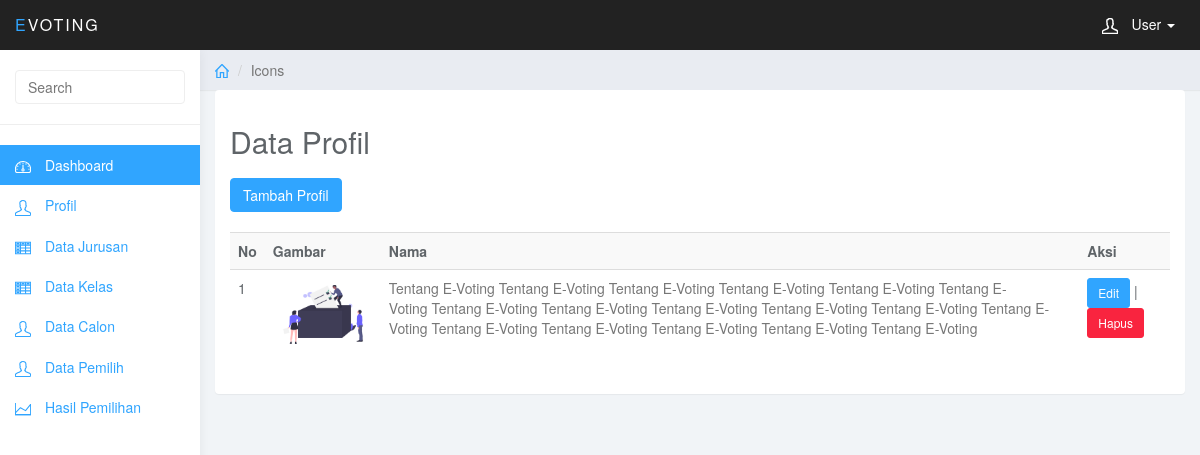
Screenshot of /administrator/dashboard.php?page=profil (signed in) with the database file from the repository.
### tables this page shows
CREATE TABLE `profil` (
  `id_profil` int(11) NOT NULL,
  `judul` varchar(100) NOT NULL,
  `deskripsi` text NOT NULL,
  `gambar` varchar(225) NOT NULL
);

### administrator/modul/profil/profil.php (the view)
<h2 class="sub-header">Data Profil</h2>
<a href="?page=profil_tambah" class="btn btn-primary"> Tambah Profil</a><br><br>
<table width="100%" cellspacing="0" class="data" border="1">
<table class="table table-striped">
<tr>
<th>No</th>
<th>Gambar</th>
<th>Nama</th>
<th>Aksi</th>
</tr>
<?php
$no=1;
$sqlprofil = mysqli_query($koneksi,"SELECT * FROM profil order by id_profil desc") or die (mysqli_error());
while ($data=mysqli_fetch_array($sqlprofil)){
	?>
	<tr>
	<td> <?php echo $no; ?> </td>
	<td> <img src="../gambar/profil/<?php echo
	$data['gambar']; ?>" width="100"> </td>
	<td> <?php echo $data['deskripsi']; ?> </td>
	<td>
	<a href="?page=profil_edit&id=
		<?php echo $data['id_profil']; ?>" class="btn btn-primary btn-sm"> Edit </a> |
	<a href="?page=profil_hapus&id=
		<?php echo $data['id_profil']; ?>" class="btn btn-danger btn-sm"> Hapus </a>
		</td>
		</tr>
		<?php
		$no++;
}
?>
</table>

### administrator/asset-admin/css/styles.css (style rules this page uses)
body { background: #f1f4f7; padding-top: 50px; color: #5f6468; }
p { color: #777; }
a, a:hover, a:focus { color: #30a5ff; }
h1, h2, h3, h4, h5, h6 { color: #5f6468; }
h2 { font-weight: 300; margin-bottom: 20px; }
.btn-primary, .btn-primary:hover, .btn-primary:focus, .btn-primary:active, .btn-primary.active, .open > .dropdown-toggle.btn-primary, .btn-primary.disabled, .btn-primary[disabled], fieldset[disabled] .btn-primary, .btn-primary.disabled:hover, .btn-primary[disabled]:hover, fieldset[disabled] .btn-primary:hover, .btn-primary.disabled:focus, .btn-primary[disabled]:focus, fieldset[disabled] .btn-primary:focus, .btn-primary.disabled:active, .btn-primary[disabled]:active, fieldset[disabled] .btn-primary:active, .btn-primary.disabled.active, .btn-primary[disabled].active, fieldset[disabled] .btn-primary.active { background-color: #30a5ff; border-color: #30a5ff; }
.btn-danger, .btn-danger:hover, .btn-danger:focus, .btn-danger:active, .btn-danger.active, .open > .dropdown-toggle.btn-danger, .btn-danger.disabled, .btn-danger[disabled], fieldset[disabled] .btn-danger, .btn-danger.disabled:hover, .btn-danger[disabled]:hover, fieldset[disabled] .btn-danger:hover, .btn-danger.disabled:focus, .btn-danger[disabled]:focus, fieldset[disabled] .btn-danger:focus, .btn-danger.disabled:active, .btn-danger[disabled]:active, fieldset[disabled] .btn-danger:active, .btn-danger.disabled.active, .btn-danger[disabled].active, fieldset[disabled] .btn-danger.active { background-color: #f9243f; border-color: #f9243f; }
.table { background: #fff; }

### rows the page displays
profil: gambar (picture), deskripsi "Tentang E-Voting Tentang E-Voting Tentang E-Voting Tentang E-Voting Tentang E-Voting Tentang E-Voting Tentang E-Voting Tentang E-Voting Tentang E-Voting Tentang E-Voting Tentang E-Voting Tentang E-Voting Tentang E-Voting Tentang E-Voting Tentang E-Voting Tentang E-Voting Tentang E-Voting"
